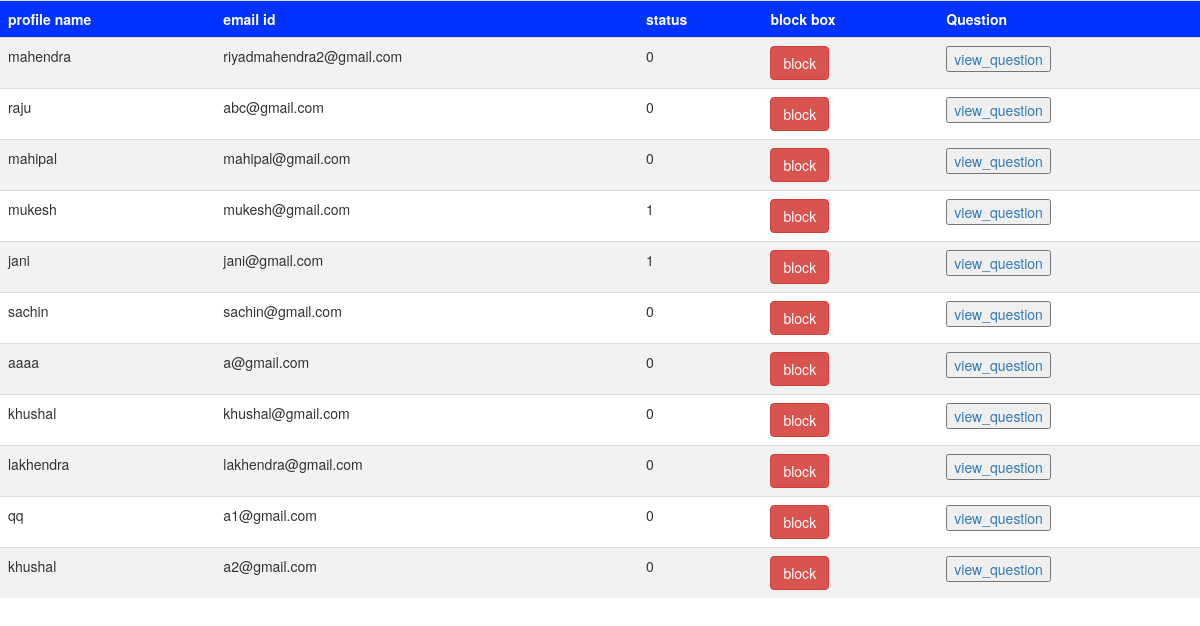
The page /admin/view_user.php on the database its author committed.
### tables this page shows
CREATE TABLE `user_register` (
  `sn` int(11) NOT NULL,
  `user_code` varchar(300) NOT NULL,
  `user_name` varchar(100) NOT NULL,
  `email_id` varchar(300) NOT NULL,
  `password` varchar(100) NOT NULL,
  `status` int(11) NOT NULL
);

### admin/view_user.php (the view, shortened to what this page needs)
<!DOCTYPE html>
<html>
<head>
<link rel="stylesheet" href="https://maxcdn.bootstrapcdn.com/bootstrap/3.3.7/css/bootstrap.min.css">
</head>
<body>
	<div>
	<table class="table table-responsive">
		<tr><th>profile name</th><th>email id</th><th>status</th><th>block box</th><th>Question</th></tr>
<?php
	include("db.php");
	$rs=mysqli_query($con,"select * from user_register");
	while($r=mysqli_fetch_array($rs)){
?>
		<tr><td><?=$r[2]?></td><td><?=$r[3]?></td><td><?=$r[5]?></td><td id="r<?=$r[1]?>"><button class="btn btn-danger" id="<?=$r[1]?>">block</button></td><td>
			<a href="user_question.php?id=<?=$r[3]?>"><button>view_question</button></a></td></tr>
<?php
	} ?>
	</table></div>
</body>

### admin/view_user.php (style rules this page uses)
table { border-collapse: collapse; width: 100%; }
th, td { text-align: left; padding: 8px; }
tr:nth-child(even) { background-color: #f2f2f2 }
th { background-color:#0033FF; color: white; }

### rows shown on the page
user_register: user_name "mahendra", email "riyadmahendra2@gmail.com", status "0"
user_register: user_name "raju", email "abc@gmail.com", status "0"
user_register: user_name "mahipal", email "mahipal@gmail.com", status "0"
user_register: user_name "mukesh", email "mukesh@gmail.com", status "1"
user_register: user_name "jani", email "jani@gmail.com", status "1"
user_register: user_name "sachin", email "sachin@gmail.com", status "0"
user_register: user_name "aaaa", email "a@gmail.com", status "0"
user_register: user_name "khushal", email "khushal@gmail.com", status "0"
user_register: user_name "lakhendra", email "lakhendra@gmail.com", status "0"
user_register: user_name "qq", email "a1@gmail.com", status "0"
user_register: user_name "khushal", email "a2@gmail.com", status "0"
